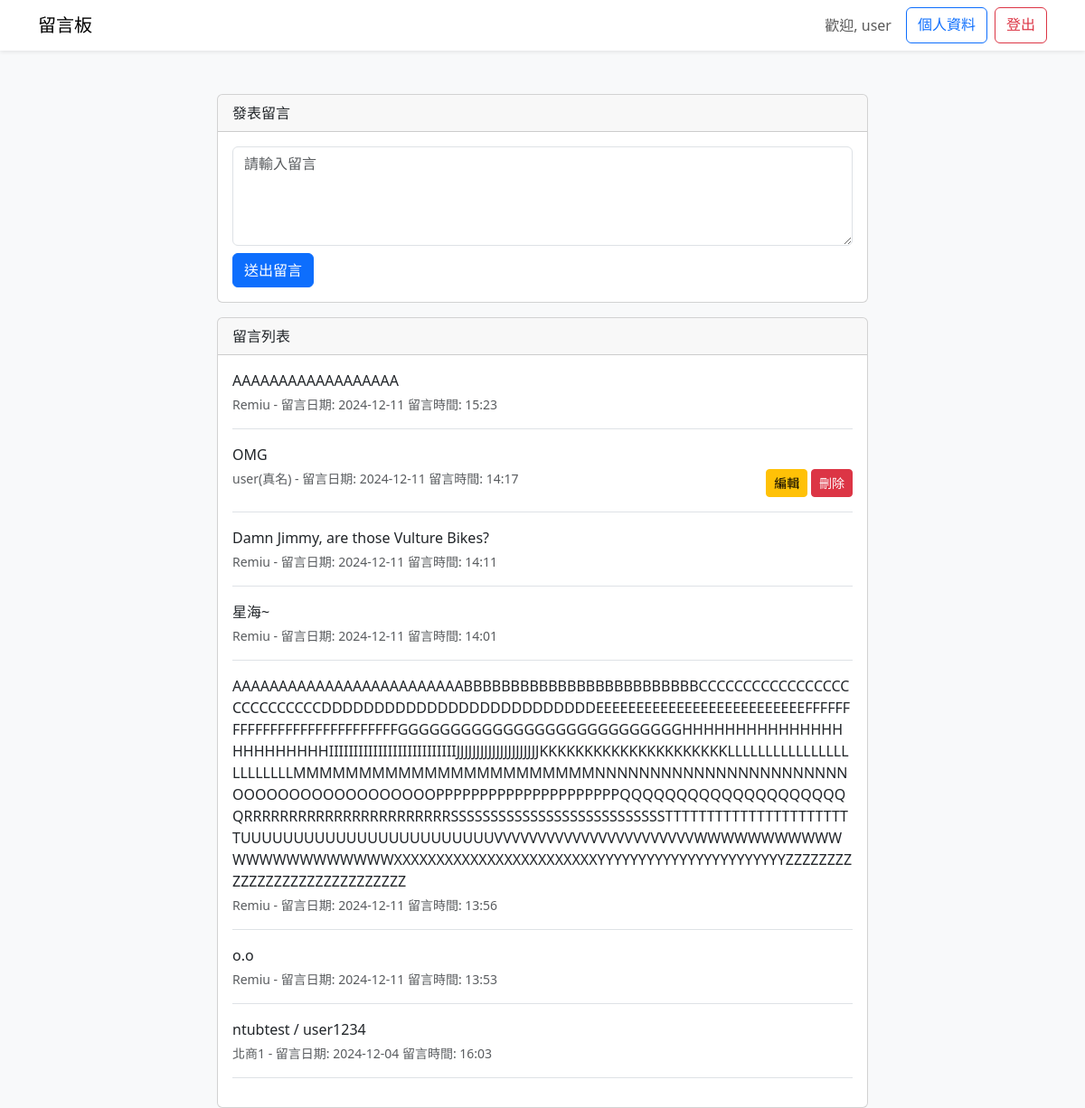
Screenshot of / (signed in) with the database file from the repository.
### mymessages/models.py (models this page shows, shortened)
class CustomUser(AbstractUser):
    nickname = models.CharField(max_length=50, blank=True)
    bio = models.TextField(blank=True)
    full_name = models.CharField(max_length=100, blank=True)  # 姓名
    birthday = models.DateField(null=True, blank=True)  # 生日
    address = models.CharField(max_length=255, blank=True)  # 地址
    profile_picture = models.ImageField(upload_to='profile_pictures/', null=True, blank=True)  # 個人照片

class Message(models.Model):
    content = models.TextField()
    created_at = models.DateTimeField(auto_now_add=True)
    updated_at = models.DateTimeField(auto_now=True)
    user = models.ForeignKey(CustomUser, on_delete=models.CASCADE)

### mymessages/views.py (the view)
# urls.py: path('', views.message_list, name='message_list'),
def message_list(request):
    messages_list = Message.objects.order_by('-created_at')
    if request.method == 'POST':
        if not request.user.is_authenticated:
            messages.error(request, '請先登入')
            return redirect('login')
        form = MessageForm(request.POST)
        if form.is_valid():
            message = form.save(commit=False) #commit=False 代表先不要存
            message.user = request.user
            message.save() #到這邊再存
            messages.success(request, '留言成功！')
            return redirect('message_list')
    else:
        form = MessageForm()
    return render(request, 'mymessages/message_list.html', {
        'messages_list': messages_list,
        'form': form
    })

### mymessages/forms.py
class MessageForm(forms.ModelForm):
    class Meta:
        model = Message
        fields = ['content']
        widgets = {
            'content': forms.Textarea(attrs={
                'rows': 4,
                'placeholder': '請輸入留言',
                'class': 'form-control'
            })
        }

### mymessages/templates/mymessages/message_list.html (shortened to what this page needs)
{% extends 'mymessages/base.html' %}
{% block content %}
<div class="container mt-5">
    <div class="row justify-content-center">
        <div class="col-md-8">
            {% if user.is_authenticated %}
                <div class="card mb-3">
                    <div class="card-header">發表留言</div>
                    <div class="card-body">
                        <form method="post">
                            {{ form.content }}
                            <button type="submit" class="btn btn-primary mt-2">送出留言</button>
                        </form>
                    </div>
                </div>
            {% endif %}
            <div class="card">
                <div class="card-header">留言列表</div>
                <div class="card-body">
                    {% for message in messages_list %}
                        <div class="border-bottom pb-3 mb-3">
                            <p class="mb-1">{{ message.content }}</p>
                            <small class="text-muted d-flex justify-content-between">
                                {% if message.user.nickname == "" %}
                                    <span>{{ message.user.username }}(真名) - 留言日期: {{ message.created_at|date:"Y-m-d 留言時間: H:i" }}</span>
                                {% else %}
                                    <span>{{ message.user.nickname }} - 留言日期: {{ message.created_at|date:"Y-m-d 留言時間: H:i" }}</span>
                                {% endif %}
                                {% if user == message.user %}
                                    <div>
                                        <a href="{% url 'edit_message' message.id %}" class="btn btn-sm btn-warning">編輯</a>
                                        <a href="{% url 'delete_message' message.id %}" class="btn btn-sm btn-danger">刪除</a>
                                    </div>
                                {% endif %}
                            </small>
                        </div>
                    {% empty %}
                        <p class="text-center text-muted">尚無留言</p>
                    {% endfor %}
                </div>
            </div>
        </div>
    </div>
</div>
{% endblock %}

### mymessages/templates/mymessages/base.html (shortened to what this page needs)
<!DOCTYPE html>
<html lang="zh-TW">
<head>
    <link href="https://cdn.jsdelivr.net/npm/bootstrap@5.3.0/dist/css/bootstrap.min.css" rel="stylesheet">
</head>
<body class="bg-light">
    <nav class="navbar navbar-expand-lg navbar-light bg-white shadow-sm">
        <div class="container">
            <a class="navbar-brand" href="{% url 'message_list' %}">留言板</a>
            <div class="navbar-nav ms-auto">
                {% if user.is_authenticated %}
                    <span class="navbar-text me-3">歡迎, {{ user.username }}</span>
                    {% if user.profile_picture %}
                    <a href="{% url 'user_profile' %}" class="btn btn-outline-primary me-2">
                        <img src="{{ user.profile_picture.url }}" alt="Profile Picture" style="width: 30px; height: 30px; border-radius: 50%;">
                    </a>
                    {% else %}
                        <a href="{% url 'user_profile' %}" class="btn btn-outline-primary me-2">個人資料</a>
                    {% endif %}
                    <a href="{% url 'logout' %}" class="btn btn-outline-danger">登出</a>
                {% else %}
                    <a href="{% url 'login' %}" class="btn btn-outline-primary me-2">登入</a>
                    <a href="{% url 'signup' %}" class="btn btn-primary">註冊</a>
                {% endif %}
            </div>
        </div>
    </nav>
    <div class="container mt-4">
        {% block content %}{% endblock %}
    </div>
</body>
</html>

### rows the page displays
CustomUser: username "user"
Message: content "AAAAAAAAAAAAAAAAAA", user.nickname "Remiu", created_at "2024-12-11 留言時間: 15:23"
Message: content "OMG", user.username "user", created_at "2024-12-11 留言時間: 14:17", shows "編輯"
Message: content "Damn Jimmy, are those Vulture Bikes?", user.nickname "Remiu", created_at "2024-12-11 留言時間: 14:11"
Message: content "星海~", user.nickname "Remiu", created_at "2024-12-11 留言時間: 14:01"
Message: content "AAAAAAAAAAAAAAAAAAAAAAAAABBBBBBBBBBBBBBBBBBBBBBBBBCCCCCCCCCCCCCCCCCCCCCCCCCCCDDDDDDDDDDDDDDDDDDDDDDDDDDEEEEEEEEEEEEEEEEEEEEEEEEEEFFFFFFFFFFFFFFFFFFFFFFFFFFFFGGGGGGGGGGGGGGGGGGGGGGGGGGGHHHHHHHHHHHHHHHHHHHHHHHHIIIIIIIIIIIIIIIIIIIIIIIIIIJJJJJJJJJJJJJJJJJJJJJKKKKKKKKKKKKKKKKKKKKKLLLLLLLLLLLLLLLLLLLLLLLLMMMMMMMMMMMMMMMMMMMMMMMNNNNNNNNNNNNNNNNNNNNNNNOOOOOOOOOOOOOOOOOOPPPPPPPPPPPPPPPPPPPPPQQQQQQQQQQQQQQQQQQQQQRRRRRRRRRRRRRRRRRRRRRRRSSSSSSSSSSSSSSSSSSSSSSSSSSSTTTTTTTTTTTTTTTTTTTTTTTUUUUUUUUUUUUUUUUUUUUUUUUVVVVVVVVVVVVVVVVVVVVVVVWWWWWWWWWWWWWWWWWWWWWWWXXXXXXXXXXXXXXXXXXXXXXXXYYYYYYYYYYYYYYYYYYYYYYYZZZZZZZZZZZZZZZZZZZZZZZZZZZZZ", user.nickname "Remiu", created_at "2024-12-11 留言時間: 13:56"
Message: content "o.o", user.nickname "Remiu", created_at "2024-12-11 留言時間: 13:53"
Message: content "ntubtest / user1234", user.nickname "北商1", created_at "2024-12-04 留言時間: 16:03"
